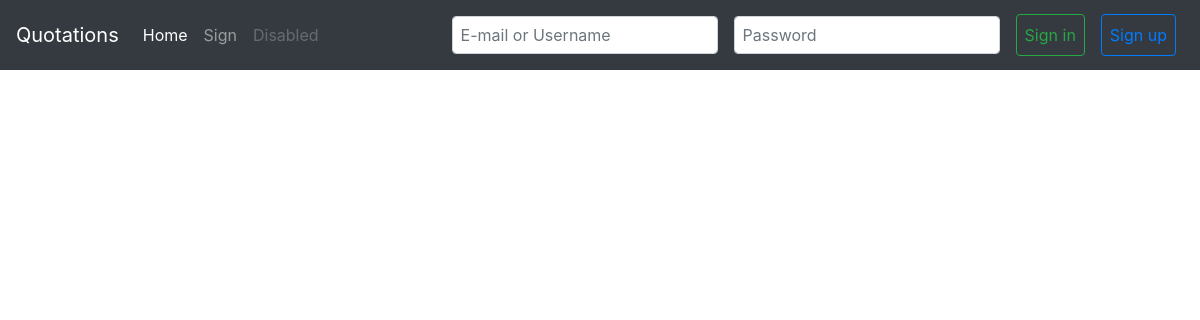
Page /thread.php on the earlier database version.
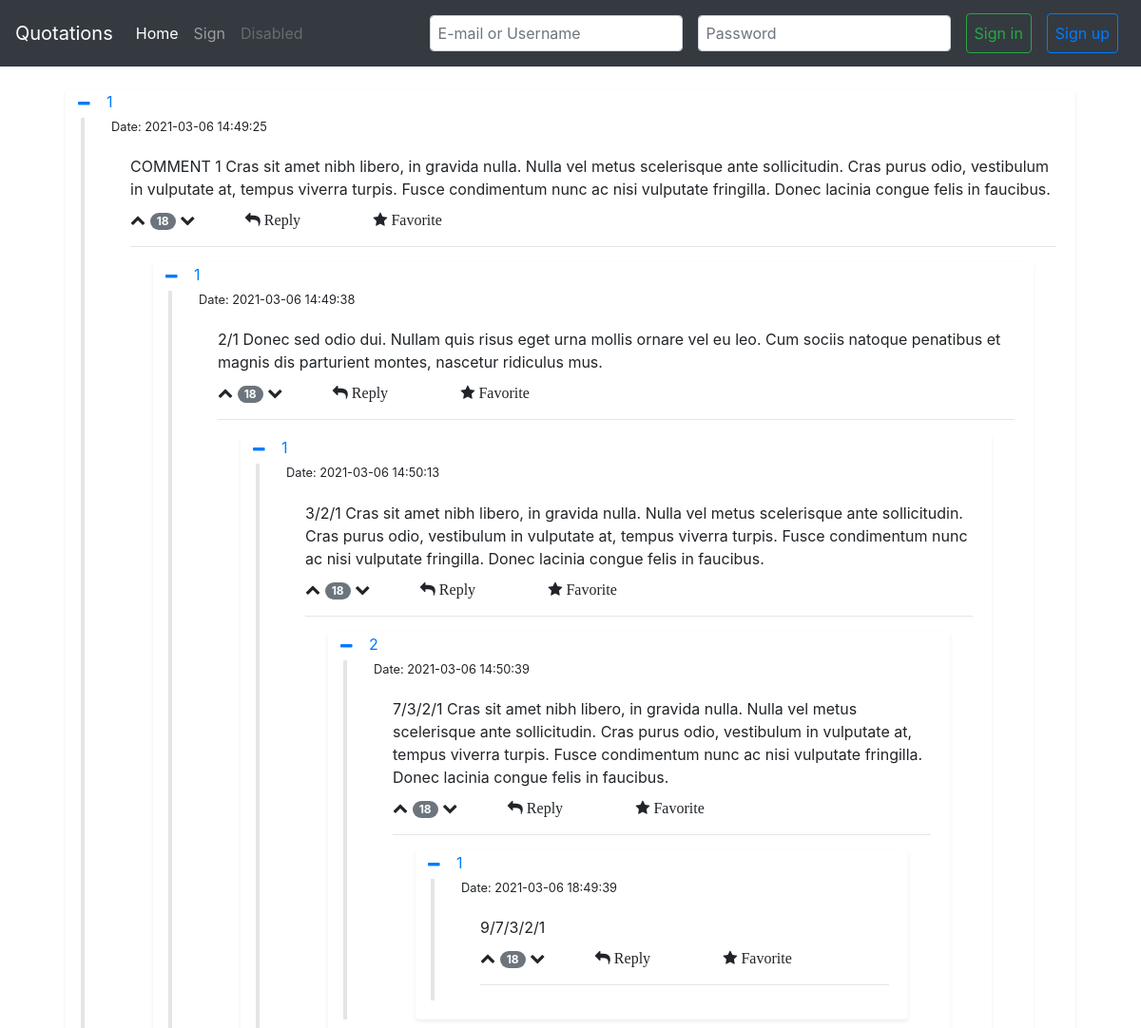
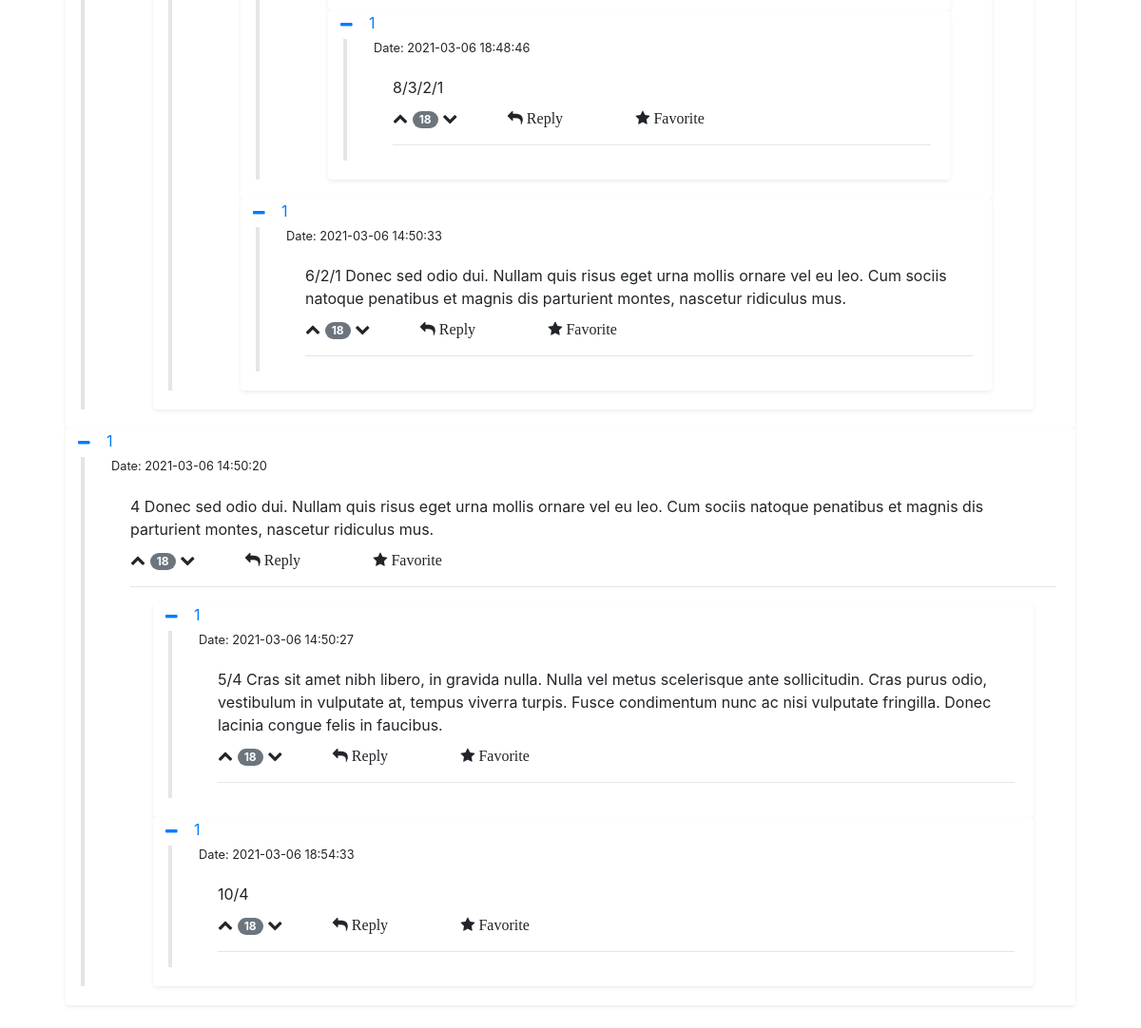
Same page on the later database version (2 pictures, top to bottom).
### tables this page shows
CREATE TABLE `comments` (
  `comment_id` int(11) NOT NULL,
  `comment_parent` int(11) DEFAULT NULL,
  `comment_body` text NOT NULL,
  `comment_date` datetime NOT NULL DEFAULT current_timestamp() ON UPDATE current_timestamp(),
  `comment_visible` bit(1) DEFAULT b'1',
  `comment_by` int(10) NOT NULL
);

### classes/dbh_class.php (called while the page is built)
<?php
class Dbh
{
    private $host = 'localhost';
    private $user = 'root';
    private $pwd = '';
    private $dbname = 'websitedb';
    protected function connect()
    {
        $dsn = 'mysql:host=' . $this->host . ';dbname=' . $this->dbname;
        try {
            $pdo = new PDO($dsn, $this->user,$this->pwd);
       } catch (\PDOException $e) {
            throw new \PDOException($e->getMessage(), (int)$e->getCode());
       }
        $pdo->setAttribute(PDO::ATTR_DEFAULT_FETCH_MODE, PDO::FETCH_ASSOC);
        return $pdo;
    }
}

### classes/thread_class.php (called while the page is built, shortened)
<?php
class Thread extends Dbh {
    protected function get_comments()
    {
        $sql = "SELECT * FROM comments";
        $stmt = $this->connect()->prepare($sql);
        $stmt->execute();
        return $stmt->fetchAll();
    }
}

### classes/threadview_class.php (the view, shortened to what this page needs)
<?php
class ThreadView extends Thread {
  public $parents  = array();
  public $children = array();
  function __construct()
  {
    $comments = $this->get_comments();
    foreach ($comments as $comment)
    {
        if ($comment['comment_parent'] === NULL)
        {
            $this->parents[$comment['comment_id']][] = $comment;
        }
        else
        {
            $this->children[$comment['comment_parent']][] = $comment;
        }
    }
  }
  private function format_comment($comment, $depth)
  {
      echo '
      <div id="comment-'.$comment['comment_id'].'">
      <div class="card mx-4 shadow-sm" style="border: none;">
          <a href="#comment-'.$comment['comment_id'].'" class="comment-border-link">
              <span class="sr-only">Jump to comment-'.$comment['comment_id'].'</span>
          </a>
          <p class="mb-0" id="heading-'.$comment['comment_id'].'">
              <button class="btn btn-link fa fa-minus" data-toggle="collapse" data-target="#collapse-'.$comment['comment_id'].'"
                  aria-expanded="true" aria-controls="collapse-'.$comment['comment_id'].'"></button>
                  <a href="user.php?id='.$comment['comment_by'].'">'.$comment['comment_by'].'</a>
          </p>
          <small class="mb-0 ml-5">
                  Date: '.$comment['comment_date'].'
          </small>
          <div id="collapse-'.$comment['comment_id'].'" class="collapse show" aria-labelledby="heading-'.$comment['comment_id'].'" data-parent="#comment-'.$comment['comment_id'].'">
              <div class="card-body ml-5">
              '.$comment['comment_body'].'
                  <ul class="list-inline mt-2">
                      <li class="list-inline-item">
                          <i class="fa fa-chevron-up"></i>
                          <span class="badge badge-pill badge-secondary">18</span>
                          <i class="fa fa-chevron-down"></i>
                          <i class="fa fa-reply mx-5"> Reply</i>
                          <i class="fa fa-star mx-4"> Favorite</i>
                      </li>
                  </ul>
                  <hr>';
  }
  private function print_parent($comment, $depth = 0)
  {
      foreach ($comment as $c)
      {
          $this->format_comment($c, $depth);
          if (isset($this->children[$c['comment_id']]))
          {
            $this->print_parent($this->children[$c['comment_id']], $depth + 1);
          }
          else {
            echo "</div>
            </div>
            </div>
            </div>";
            if (end($comment) == $c){
              echo "</div>
              </div>
              </div>
              </div>";
            }
          }
      }
  }
  public function print_comments()
  {
      foreach ($this->parents as $c)
      {
        $this->print_parent($c);
        if (end($this->parents) != $c){
          echo "</div>
          </div>
          </div>
          </div>";
        }
      }
  }
}

### header.php (shortened to what this page needs)
<?php
    include 'functions.php';
?>
<!DOCTYPE html>
<html lang="en">
<head>
    <link href="https://stackpath.bootstrapcdn.com/bootstrap/4.5.0/css/bootstrap.min.css" rel="stylesheet">
    <link rel="stylesheet" href="static/style.css">
    <link rel="stylesheet" href="https://cdnjs.cloudflare.com/ajax/libs/font-awesome/4.7.0/css/font-awesome.min.css">
</head>
<body data-spy="scroll" data-target="#list-example" data-offset="100">
<nav class="navbar navbar-expand-lg bg-dark navbar-dark sticky-top">
    <a class="navbar-brand" href="index.php">Quotations</a>
    <div class="collapse navbar-collapse" id="navbarSupportedContent">
        <ul class="navbar-nav mr-auto">
            <li class="nav-item active">
                <a class="nav-link" href="index.php">Home <span class="sr-only">(current)</span></a>
            </li>
            <?php
                nav_list();
            ?>
            <li class="nav-item">
                <a class="nav-link disabled" href="#">Disabled</a>
            </li>
        </ul>
        <?php
            $Sign_obj = new SignView();
            $Sign_obj->nav_form();
        ?>
    </div>
</nav>

### functions.php (shortened to what this page needs)
<?php
function nav_list(){
    if (isset($_SESSION['userid'])){
        echo '<li class="nav-item"><a class="nav-link" href="account.php">Account</a></li>';
    }
    else{
        echo '<li class="nav-item"><a class="nav-link" href="sign.php">Sign</a></li>';
    }
}

### classes/signview_class.php (shortened to what this page needs)
<?php
class SignView extends Sign {
    public function nav_form()
    {
        if (isset($_SESSION['userid'])){
            echo '<ul class="navbar-nav my-2 my-lg-0"><li class="nav-item"><a class="nav-link" href="account.php">Hello '.$_SESSION['username'].'</a></li></ul>';
            echo '<form class="form-inline my-2 my-lg-0" method="POST" action="">
            <button class="m-2 p-2 btn btn-outline-danger my-2 my-sm-0" type="submit" name= "sign_out_submit">Sign out</button></form>';
        }
        else{
            echo '<form class="form-inline my-2 my-lg-0" method="POST" action="">
            <input type="text" class="m-2 p-2 form-control mb-2 mr-sm-2" name="mail_or_name" placeholder="E-mail or Username">
            <input type="text" class="m-2 p-2 form-control mb-2 mr-sm-2" name="user_pass" placeholder="Password">
            <button class="m-2 p-2 btn btn-outline-success my-2 my-sm-0" type="submit" name= "sign_in_submit" value= "submit">Sign in</button></form>';
            echo '<form class="form-inline my-2 my-lg-0" method="POST" action="sign.php">
            <button class="m-2 p-2 btn btn-outline-primary my-2 my-sm-0" type="submit" name= "sign_up_nav" value= "submit">Sign up</button></form>';
        }
    }
}

### footer.php
</body>
</html>

### thread.php (shortened to what this page needs)
<?php
    include 'header.php';
?>
<div class="my-4 container">
<?php
$Case_obj = new ThreadView();
$threaded_comments = new ThreadView();
$threaded_comments->print_comments();
?>
</div>
<?php
    include 'footer.php';
?>

### static/style.css (style rules this page uses)
.comment-border-link { display: block; position: absolute; top: 40px; left: 0; width: 12px; height: calc(100% - 50px); border-left: 4px solid transparent; border-right: 4px solid transparent; background-color: rgba(0, 0, 0, 0.1); background-clip: padding-box; }

### thread.php (style rules this page uses)
.comment-border-link { display: block; position: absolute; top: 30px; left: 12px; width: 12px; height: calc(100% - 50px); border-left: 4px solid transparent; border-right: 4px solid transparent; background-color: rgba(0, 0, 0, 0.1); background-clip: padding-box; }

Differences in the rows shown:
added comments: comment_by "1", comment_date "2021-03-06 14:49:25", comment_body "COMMENT 1 Cras sit amet nibh libero, in gravida nulla. Nulla vel metus scelerisque ante sollicitudin. Cras purus odio, vestibulum in vulputate at, tempus viverra turpis. Fusce condimentum nunc ac nisi vulputate fringilla. Donec lacinia congue felis in faucibus."
added comments: comment_by "1", comment_date "2021-03-06 14:49:38", comment_body "2/1 Donec sed odio dui. Nullam quis risus eget urna mollis ornare vel eu leo. Cum sociis natoque penatibus et magnis dis parturient montes, nascetur ridiculus mus."
added comments: comment_by "1", comment_date "2021-03-06 14:50:13", comment_body "3/2/1 Cras sit amet nibh libero, in gravida nulla. Nulla vel metus scelerisque ante sollicitudin. Cras purus odio, vestibulum in vulputate at, tempus viverra turpis. Fusce condimentum nunc ac nisi vulputate fringilla. Donec lacinia congue felis in faucibus."
added comments: comment_by "2", comment_date "2021-03-06 14:50:39", comment_body "7/3/2/1 Cras sit amet nibh libero, in gravida nulla. Nulla vel metus scelerisque ante sollicitudin. Cras purus odio, vestibulum in vulputate at, tempus viverra turpis. Fusce condimentum nunc ac nisi vulputate fringilla. Donec lacinia congue felis in faucibus.", shown under "1"
added comments: comment_by "1", comment_date "2021-03-06 18:49:39", comment_body "9/7/3/2/1", shown under "2"
added comments: comment_by "1", comment_date "2021-03-06 18:48:46", comment_body "8/3/2/1"
added comments: comment_by "1", comment_date "2021-03-06 14:50:33", comment_body "6/2/1 Donec sed odio dui. Nullam quis risus eget urna mollis ornare vel eu leo. Cum sociis natoque penatibus et magnis dis parturient montes, nascetur ridiculus mus."
added comments: comment_by "1", comment_date "2021-03-06 14:50:20", comment_body "4 Donec sed odio dui. Nullam quis risus eget urna mollis ornare vel eu leo. Cum sociis natoque penatibus et magnis dis parturient montes, nascetur ridiculus mus."
added comments: comment_by "1", comment_date "2021-03-06 14:50:27", comment_body "5/4 Cras sit amet nibh libero, in gravida nulla. Nulla vel metus scelerisque ante sollicitudin. Cras purus odio, vestibulum in vulputate at, tempus viverra turpis. Fusce condimentum nunc ac nisi vulputate fringilla. Donec lacinia congue felis in faucibus."
added comments: comment_by "1", comment_date "2021-03-06 18:54:33", comment_body "10/4"
